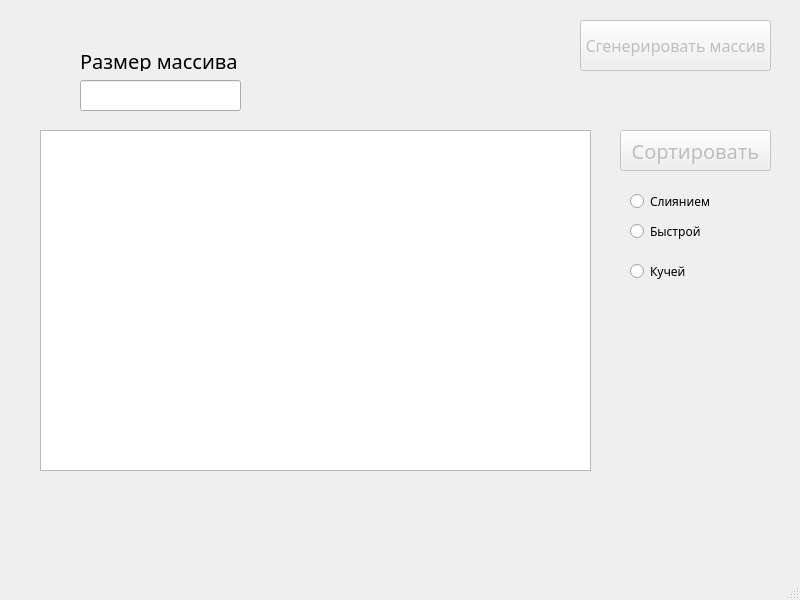
<?xml version="1.0" encoding="UTF-8"?>
<ui version="4.0">
 <class>MainWindow</class>
 <widget class="QMainWindow" name="MainWindow">
  <property name="geometry">
   <rect>
    <x>0</x>
    <y>0</y>
    <width>800</width>
    <height>600</height>
   </rect>
  </property>
  <property name="font">
   <font>
    <family>Titillium Web</family>
   </font>
  </property>
  <property name="windowTitle">
   <string>MainWindow</string>
  </property>
  <widget class="QWidget" name="centralwidget">
   <widget class="QGraphicsView" name="graphicsView">
    <property name="geometry">
     <rect>
      <x>40</x>
      <y>130</y>
      <width>551</width>
      <height>341</height>
     </rect>
    </property>
   </widget>
   <widget class="QLabel" name="label">
    <property name="geometry">
     <rect>
      <x>80</x>
      <y>50</y>
      <width>161</width>
      <height>21</height>
     </rect>
    </property>
    <property name="font">
     <font>
      <family>Titillium Web</family>
      <pointsize>15</pointsize>
     </font>
    </property>
    <property name="text">
     <string>Размер массива</string>
    </property>
   </widget>
   <widget class="QLineEdit" name="Array_size_line">
    <property name="geometry">
     <rect>
      <x>80</x>
      <y>80</y>
      <width>161</width>
      <height>31</height>
     </rect>
    </property>
   </widget>
   <widget class="QPushButton" name="Sort_button">
    <property name="enabled">
     <bool>false</bool>
    </property>
    <property name="geometry">
     <rect>
      <x>620</x>
      <y>130</y>
      <width>151</width>
      <height>41</height>
     </rect>
    </property>
    <property name="font">
     <font>
      <family>Titillium Web</family>
      <pointsize>15</pointsize>
     </font>
    </property>
    <property name="text">
     <string>Сортировать</string>
    </property>
   </widget>
   <widget class="QRadioButton" name="Heap_sort_button">
    <property name="geometry">
     <rect>
      <x>630</x>
      <y>260</y>
      <width>111</width>
      <height>23</height>
     </rect>
    </property>
    <property name="text">
     <string>Кучей</string>
    </property>
   </widget>
   <widget class="QRadioButton" name="Quick_sort_button">
    <property name="geometry">
     <rect>
      <x>630</x>
      <y>220</y>
      <width>111</width>
      <height>23</height>
     </rect>
    </property>
    <property name="text">
     <string>Быстрой</string>
    </property>
   </widget>
   <widget class="QRadioButton" name="Merge_sort_button">
    <property name="geometry">
     <rect>
      <x>630</x>
      <y>190</y>
      <width>111</width>
      <height>23</height>
     </rect>
    </property>
    <property name="text">
     <string>Слиянием</string>
    </property>
   </widget>
   <widget class="QPushButton" name="Create_new_columns_button">
    <property name="enabled">
     <bool>false</bool>
    </property>
    <property name="geometry">
     <rect>
      <x>580</x>
      <y>20</y>
      <width>191</width>
      <height>51</height>
     </rect>
    </property>
    <property name="font">
     <font>
      <family>Titillium Web</family>
      <pointsize>12</pointsize>
     </font>
    </property>
    <property name="text">
     <string>Сгенерировать массив</string>
    </property>
   </widget>
  </widget>
  <widget class="QMenuBar" name="menubar">
   <property name="geometry">
    <rect>
     <x>0</x>
     <y>0</y>
     <width>800</width>
     <height>28</height>
    </rect>
   </property>
  </widget>
  <widget class="QStatusBar" name="statusbar"/>
 </widget>
 <resources/>
 <connections/>
</ui>
